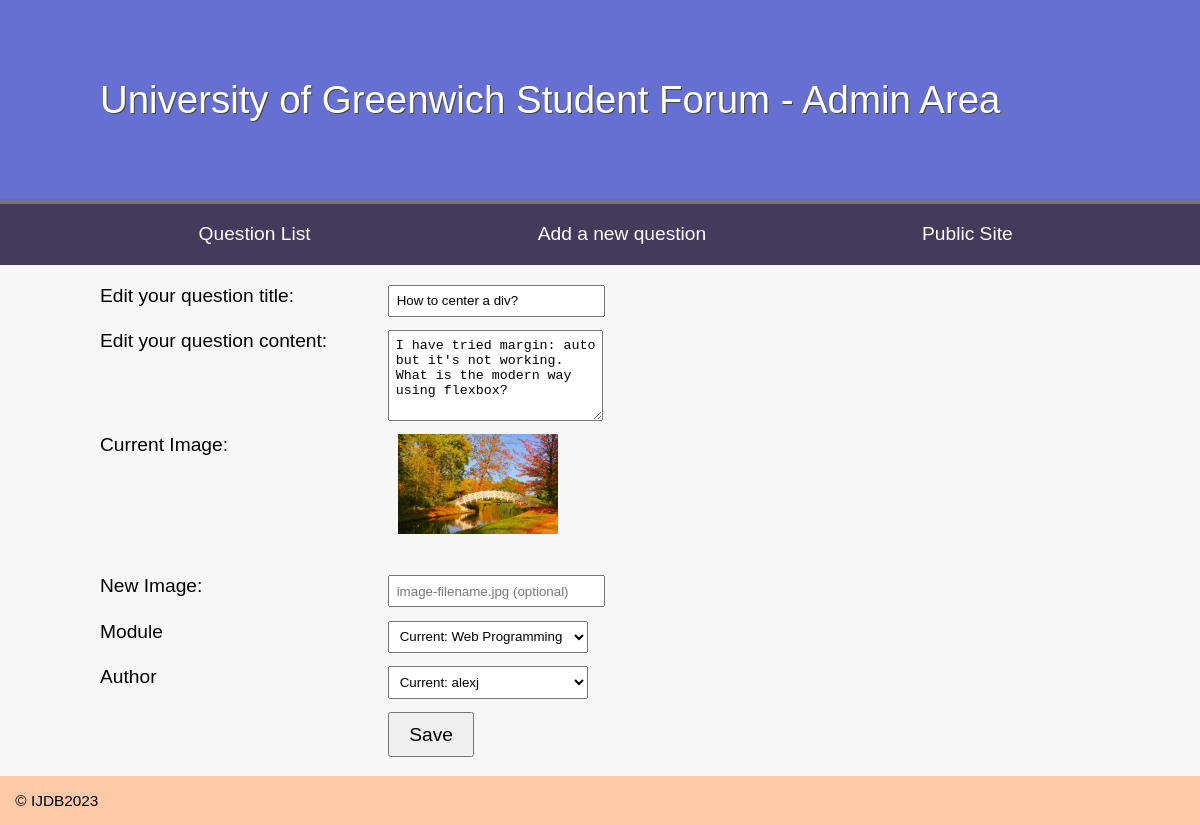
Before: /admin/editquestion.php?id=1 with the older database file.
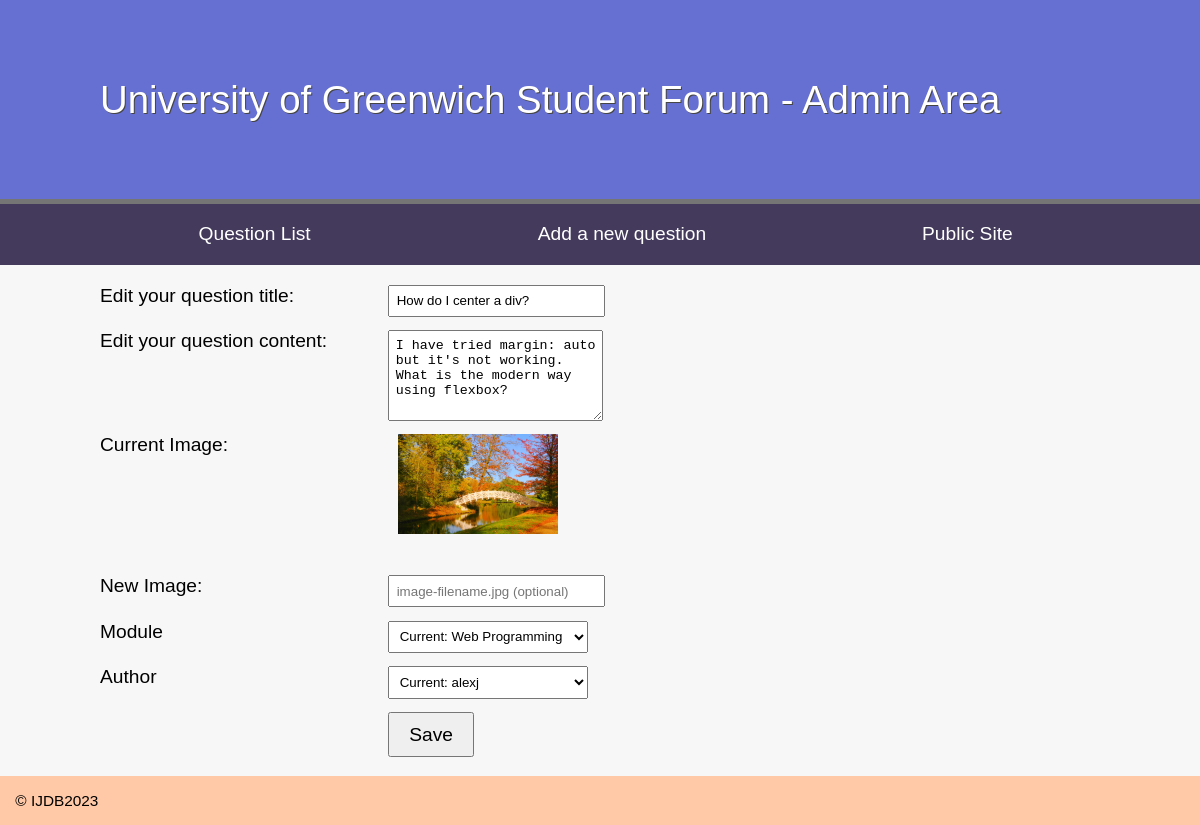
After: the same page with the newer database file.
### tables this page shows
CREATE TABLE `question` (
  `question_id` int(11) NOT NULL,
  `title` varchar(255) NOT NULL,
  `content` text NOT NULL,
  `image` varchar(255) DEFAULT NULL,
  `view_count` int(11) NOT NULL DEFAULT 0,
  `status` varchar(50) NOT NULL DEFAULT 'active',
  `created_at` timestamp NOT NULL DEFAULT current_timestamp(),
  `user_id` int(11) DEFAULT NULL,
  `module_id` int(11) NOT NULL,
  `updated_at` timestamp NOT NULL DEFAULT current_timestamp() ON UPDATE current_timestamp()
);

### admin/editquestion.php (called while the page is built, shortened)
<?php
include '../includes/DatabaseConnection.php';
include '../includes/DatabaseFunctions.php';
try {
    if(isset($_POST['content'])){
        if(!empty($_POST['image'])) {
            updateQuestion($pdo, $_POST['question_id'], $_POST['content'],
            $_POST['title'], $_POST['image'], $_POST['user'],
            $_POST['module']);
        } else {
            $question = getQuestion($pdo, $_POST['question_id']);
            updateQuestion($pdo, $_POST['question_id'], $_POST['content'],
            $_POST['title'], $question['image'], $_POST['user'],
            $_POST['module']);
        }
        header('location: questions.php');
    }else{
        $question = getQuestion($pdo, $_GET['id']);
        $current_user = getUser($pdo, $question['user_id']);
        $current_module = getModule($pdo, $question['module_id']);
        $users = selectAll($pdo, "user_account");
        $modules = selectAll($pdo, "module");
        include '../templates/editquestion.html.php';
    }
} catch(PDOException $e){
    $title = 'Error has occured';
    $output = 'Error editing question: ' . $e->getMessage();
}
include '../templates/admin_layout.html.php';

### includes/DatabaseFunctions.php (called while the page is built, shortened)
<?php
function query($pdo, $sql, $parameters=[]) {
    $query = $pdo->prepare($sql);
    $query->execute($parameters);
    return $query;
}
function getById($pdo, $table, $id) {
    $table_ids = [
        'question' => 'question_id',
        'user_account' => 'user_id',
        'module' => 'module_id',
        'message' => 'message_id'
    ];
    $table_id = $table_ids[$table];
    $sql = "SELECT * FROM {$table} WHERE {$table_id} = :id";
    $parameters = [':id' => $id];
    $query = query($pdo, $sql, $parameters);
    return $query->fetch();
}
function getQuestion($pdo, $question_id) {
    $question = getById($pdo, 'question', $question_id);
    return $question;
}
function getModule($pdo, $module_id) {
    $module = getById($pdo, 'module', $module_id);
    return $module;
}
function getUser($pdo, $user_id) {
    $user = getById($pdo, 'user_account', $user_id);
    return $user;
}
function selectAll($pdo, $table) {
    $tables = ['user_account', 'module'];
    $sql = "SELECT * FROM $table";
    $data = query($pdo, $sql);
    return $data->fetchAll();
}

### templates/editquestion.html.php (the view, shortened to what this page needs)
<form action="" method="post" class="needs-validation" novalidate>
    <label for="title">Edit your question title:</label>
    <input type="text" id="title" name="title" value="<?=htmlspecialchars($question['title'], ENT_QUOTES, 'UTF-8')?>" required maxlength="255">
    <label for="content">Edit your question content:</label>
    <textarea id="content" name="content" rows="5" cols="80" required><?=htmlspecialchars($question['content'], ENT_QUOTES, 'UTF-8')?>
    </textarea>
    <p>
        <label for="current-image">Current Image:</label>
        <?php if (!empty($question['image'])): ?>
            <img id="current-image" src="../images/<?=htmlspecialchars($question['image'], ENT_QUOTES, 'UTF-8')?>" alt="Current image" style="vertical-align:middle; height:100px; margin-left:10px;">
        <?php else: ?>
            <em>No image</em>
        <?php endif; ?>
    </p>
    <br>
    <label for="image">New Image:</label>
    <input type="text" id="image" name="image" placeholder="image-filename.jpg (optional)">
    <br>
        <label for="module">Module</label>
    <select id="module" name="module" required>
        <option value="<?=htmlspecialchars($current_module['module_id'], ENT_QUOTES, 'UTF-8')?>">
            Current: <?=htmlspecialchars($current_module['module_name'], ENT_QUOTES, 'UTF-8')?></option>
    </select>
    <br>
    <label for="user">Author</label>
    <select id="user" name="user" required>
        <option value="<?=htmlspecialchars($current_user['user_id'], ENT_QUOTES, 'UTF-8')?>">
            Current: <?=htmlspecialchars($current_user['username'], ENT_QUOTES, 'UTF-8')?></option>
    </select>
    <br>
    <input type="submit" name="submit" value="Save">
</form>

Changed rows visible on the page:
changed question: title "How to center a div?" → "How do I center a div?"
